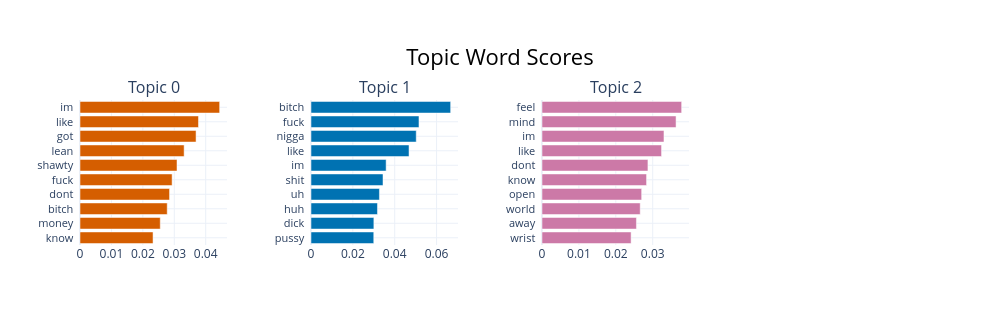

Source (notebook cell):
### Markdown cell above
## 🔎 Per-Topic Word Score
▶️ Below are two ways to analyze a specific topic(s)'s top word scores for more in-depth analysis: bar charts and raw scores.<br>
👁️ Do the word score distributions help make sense of some of the most distinctive/relevant topics? <br>
🔄 Enter the topic indices that you are interested in analyzing.

📚 BERTopic [Visualize Terms](https://maartengr.github.io/BERTopic/getting_started/visualization/visualize_terms.html), [visualize_barchart()](https://maartengr.github.io/BERTopic/api/bertopic.html#bertopic._bertopic.BERTopic.visualize_barchart), [get_topic()](https://maartengr.github.io/BERTopic/api/bertopic.html#bertopic._bertopic.BERTopic.get_topic)

### Code cell
#| code-summary: 'Visualize a list of topics by their word scores'
topic_model.visualize_barchart( # (defaults)
    topics = [0, 1, 2],         # (None), list overrides top_n_topics
    top_n_topics = 8,           # (8)
    n_words = 10,               # (5)
    autoscale = True,           # (False), may not see all words otherwise!
)

### Figure 1 — Plotly figure (JSON) as saved in the notebook; plotly's stock layout.template omitted (floating-point values rounded to 4 significant figures)
{"data": [{"marker": {"color": "#D55E00"}, "orientation": "h", "type": "bar", "x": [0.02324, 0.02554, 0.02775, 0.02849, 0.02931, 0.03087, 0.03314, 0.03693, 0.03771, 0.04444], "xaxis": "x", "y": ["know  ", "money  ", "bitch  ", "dont  ", "fuck  ", "shawty  ", "lean  ", "got  ", "like  ", "im  "], "yaxis": "y"}, {"marker": {"color": "#0072B2"}, "orientation": "h", "type": "bar", "x": [0.02999, 0.03004, 0.03176, 0.0327, 0.0344, 0.0359, 0.04684, 0.05029, 0.0516, 0.06673], "xaxis": "x2", "y": ["pussy  ", "dick  ", "huh  ", "uh  ", "shit  ", "im  ", "like  ", "nigga  ", "fuck  ", "bitch  "], "yaxis": "y2"}, {"marker": {"color": "#CC79A7"}, "orientation": "h", "type": "bar", "x": [0.02414, 0.02559, 0.02661, 0.027, 0.02833, 0.0287, 0.03239, 0.03305, 0.03632, 0.03784], "xaxis": "x3", "y": ["wrist  ", "away  ", "world  ", "open  ", "know  ", "dont  ", "like  ", "im  ", "mind  ", "feel  "], "yaxis": "y3"}], "layout": {"annotations": [{"font": {"size": 16}, "showarrow": false, "text": "Topic 0", "x": 0.0875, "xanchor": "center", "xref": "paper", "y": 1, "yanchor": "bottom", "yref": "paper"}, {"font": {"size": 16}, "showarrow": false, "text": "Topic 1", "x": 0.3625, "xanchor": "center", "xref": "paper", "y": 1, "yanchor": "bottom", "yref": "paper"}, {"font": {"size": 16}, "showarrow": false, "text": "Topic 2", "x": 0.6375, "xanchor": "center", "xref": "paper", "y": 1, "yanchor": "bottom", "yref": "paper"}], "height": 325, "hoverlabel": {"bgcolor": "white", "font": {"family": "Rockwell", "size": 16}}, "showlegend": false, "title": {"font": {"color": "Black", "size": 22}, "text": "Topic Word Scores", "x": 0.5, "xanchor": "center", "yanchor": "top"}, "width": 1000, "xaxis": {"anchor": "y", "domain": [0, 0.175], "showgrid": true}, "xaxis2": {"anchor": "y2", "domain": [0.275, 0.45], "showgrid": true}, "xaxis3": {"anchor": "y3", "domain": [0.55, 0.725], "showgrid": true}, "xaxis4": {"anchor": "y4", "domain": [0.825, 1], "showgrid": true}, "yaxis": {"anchor": "x", "domain": [0, 1], "showgrid": true, "tickfont": {"size": 11}}, "yaxis2": {"anchor": "x2", "domain": [0, 1], "showgrid": true, "tickfont": {"size": 11}}, "yaxis3": {"anchor": "x3", "domain": [0, 1], "showgrid": true, "tickfont": {"size": 11}}, "yaxis4": {"anchor": "x4", "domain": [0, 1], "showgrid": true, "tickfont": {"size": 11}}}}
